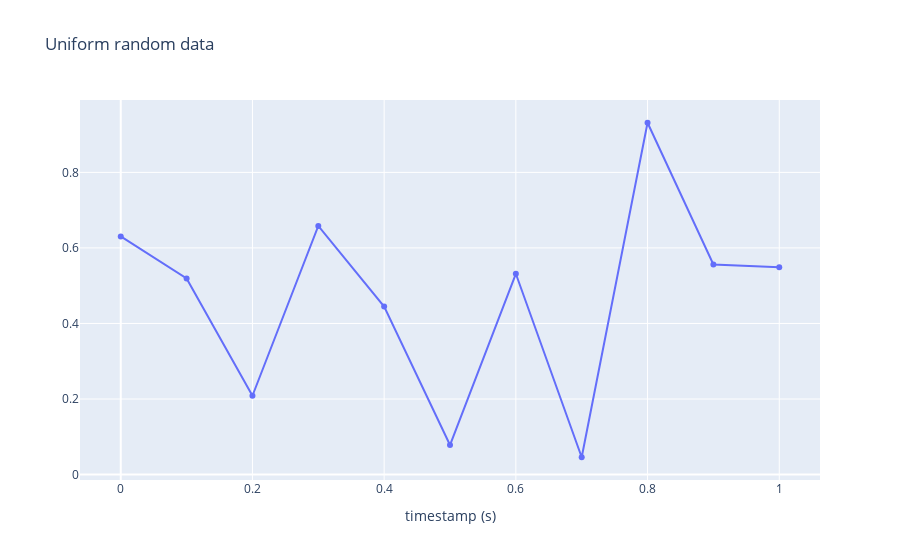

Notebook code cell kept with this figure:
### Markdown cell above
We can also construct and pass data directly to javascript context.

### Code cell
fig_data = {
    'data': [{
        'type': 'scatter',
        'x': np.linspace(0.0, 1.0, 11, True),
        'xaxis': 'x',
        'y': np.random.uniform(0.0, 1.0, (11,)),
        'yaxis': 'y',
    }],
    'layout': {
        'title': {'text': 'Uniform random data'},
        'xaxis': {'title': {'text': 'timestamp (s)'}},
    },
}

plotly.io.show(fig_data)

### Figure 1 — Plotly figure (JSON) as saved in the notebook; plotly's stock layout.template omitted (floating-point values rounded to 4 significant figures)
{"data": [{"type": "scatter", "x": [0, 0.1, 0.2, 0.3, 0.4, 0.5, 0.6, 0.7, 0.8, 0.9, 1], "xaxis": "x", "y": [0.6304, 0.5191, 0.2087, 0.6583, 0.4448, 0.07821, 0.5316, 0.04588, 0.9314, 0.5562, 0.549], "yaxis": "y"}], "layout": {"title": {"text": "Uniform random data"}, "xaxis": {"title": {"text": "timestamp (s)"}}}}
